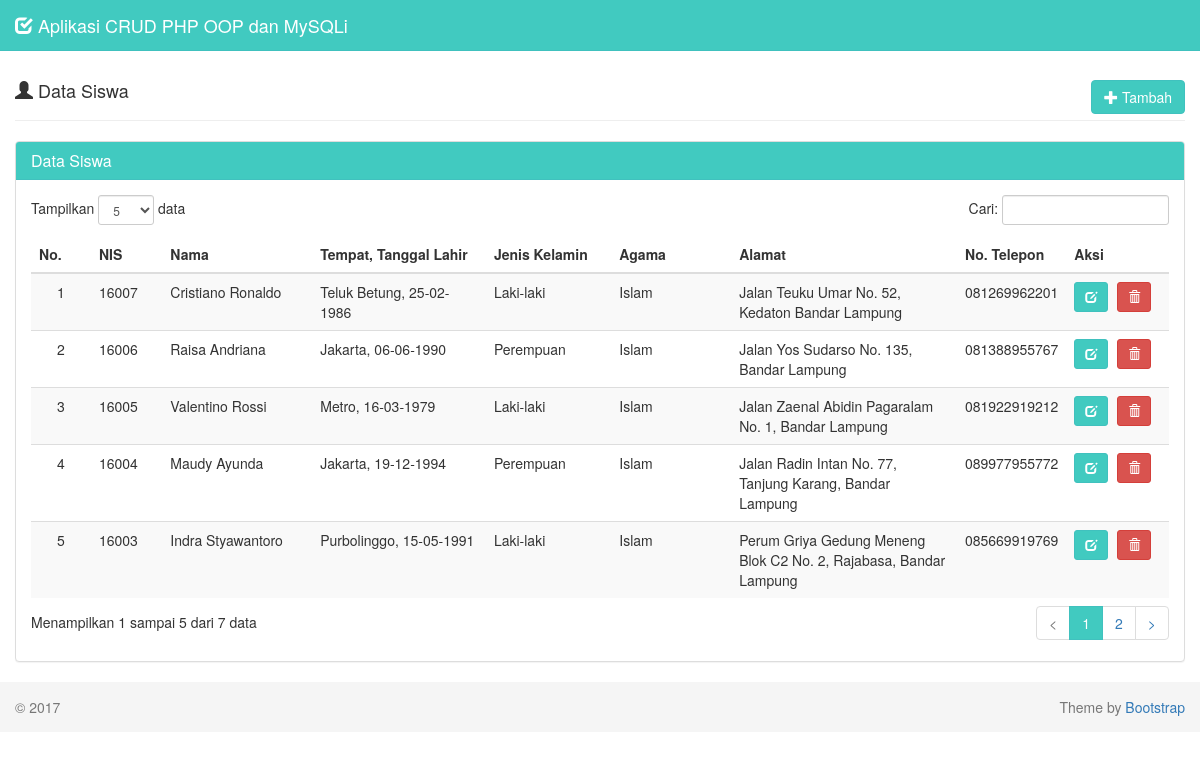
The page / on the database its author committed.
### tables this page shows
CREATE TABLE IF NOT EXISTS `db_siswa` (
  `nis` varchar(5) NOT NULL,
  `nama` varchar(30) NOT NULL,
  `tempat_lahir` varchar(30) NOT NULL,
  `tanggal_lahir` date NOT NULL,
  `jenis_kelamin` enum('Laki-laki','Perempuan') NOT NULL,
  `agama` varchar(20) NOT NULL,
  `alamat` varchar(100) NOT NULL,
  `no_telepon` varchar(12) NOT NULL,
  PRIMARY KEY (`nis`)
);

### siswa.php (called while the page is built, shortened)
<?php
class siswa {
    function view() {
        $db = new database();
        $mysqli = $db->connect();
        $sql = "SELECT * FROM db_siswa ORDER BY nis DESC";
        $result = $mysqli->query($sql);
        while ($data = $result->fetch_assoc()) {
            $hasil[] = $data;
        }
        return $hasil;
    }
}
?>

### tampil-data.php (the view, shortened to what this page needs)
<div class="row">
  <div class="col-md-12">
    <div class="page-header">
      <h4>
        <i class="glyphicon glyphicon-user"></i> Data Siswa
        <a class="btn btn-success pull-right" href="?page=tambah">
          <i class="glyphicon glyphicon-plus"></i> Tambah
        </a>
      </h4>
    </div>
    <div class="panel panel-default">
      <div class="panel-heading">
        <h3 class="panel-title">Data Siswa</h3>
      </div>
      <div class="panel-body">
        <table class="table table-striped table-hover" id="dataTables-example">
          <thead>
            <tr>
              <th>No.</th>
              <th>NIS</th>
              <th>Nama</th>
              <th>Tempat, Tanggal Lahir</th>
              <th>Jenis Kelamin</th>
              <th>Agama</th>
              <th>Alamat</th>
              <th>No. Telepon</th>
              <th>Aksi</th>
            </tr>
          </thead>
          <tbody>
          <?php
          require_once 'siswa.php';
          $siswa = new siswa();
          $result = $siswa->view();
          $no = 1;
          if (!empty($result)) {
            foreach($result as $data) {
              $tanggal        = $data['tanggal_lahir'];
              $tgl            = explode('-',$tanggal);
              $tanggal_lahir  = $tgl[2]."-".$tgl[1]."-".$tgl[0];
              echo "  <tr>
                    <td width='50' class='center'>$no</td>
                    <td width='60'>$data[nis]</td>
                    <td width='150'>$data[nama]</td>
                    <td width='180'>$data[tempat_lahir], $tanggal_lahir</td>
                    <td width='120'>$data[jenis_kelamin]</td>
                    <td width='120'>$data[agama]</td>
                    <td width='250'>$data[alamat]</td>
                    <td width='80'>$data[no_telepon]</td>
                    <td width='100'>
                      <div class=''>
                        <a data-toggle='tooltip' data-placement='top' title='Ubah' style='margin-right:5px' class='btn btn-success btn-sm' href='?page=ubah&id=$data[nis]'>
                          <i class='glyphicon glyphicon-edit'></i>
                        </a>";
          ?>
                        <a data-toggle="tooltip" data-placement="top" title="Hapus" class="btn btn-danger btn-sm" href="proses-hapus.php?id=<?php echo $data['nis'];?>" onclick="return confirm('Anda yakin ingin menghapus siswa <?php echo $data['nama']; ?>?');">
                          <i class="glyphicon glyphicon-trash"></i>
                        </a>
          <?php
              echo "
                      </div>
                    </td>
                  </tr>";
              $no++;
            }
          }
          ?>
          </tbody>
        </table>
      </div>
    </div>
  </div>
</div>

### index.php (shortened to what this page needs)
<!DOCTYPE html>
<html lang="en">
  <head>
    <link href="assets/css/bootstrap.min.css" rel="stylesheet">
    <link href="assets/css/datepicker.min.css" rel="stylesheet">
    <link href="assets/js/dataTables/css/dataTables.bootstrap.css" rel="stylesheet">
    <link href="assets/css/style.css" rel="stylesheet">
  </head>
  <body>
    <nav class="navbar navbar-default navbar-fixed-top">
      <div class="container-fluid">
        <div class="navbar-header">
          <a class="navbar-brand" href="index.php">
            <i class="glyphicon glyphicon-check"></i>
            Aplikasi CRUD PHP OOP dan MySQLi
          </a>
        </div>
      </div>
    </nav>
    <div class="container-fluid">
      <?php
      if (empty($_GET["page"])) {
        include "tampil-data.php";
      } elseif ($_GET['page'] == 'tambah') {
        include "form-tambah.php";
      } elseif ($_GET['page'] == 'ubah') {
        include "form-ubah.php";
      }
      ?>
    </div>
    <footer class="footer">
      <div class="container-fluid">
        <p class="text-muted pull-left">&copy; 2017</p>
        <p class="text-muted pull-right ">Theme by <a href="http://www.getbootstrap.com" target="_blank">Bootstrap</a></p>
      </div>
    </footer>
  </body>
</html>

### assets/css/style.css (style rules this page uses)
body { padding-top: 40px; }
.navbar-default { background-color: #41cac0; border-color: #40c1be; }
.navbar-default .navbar-brand { color: #f1f2f7; }
.container-fluid .text-muted { margin: 15px 0; }
.panel-default > .panel-heading { background-color: #41cac0; border-color: #40c1be; color: #fff; }
.btn-success { background-color: #41cac0; border-color: #40c1be; color: #fff; }
.footer { width: 100%; height: 50px; background-color: #f5f5f5; }
.center { text-align: center; }

### rows shown on the page
db_siswa: nis "16007", nama "Cristiano Ronaldo", tempat_lahir "Teluk Betung", tanggal_lahir "25-02-1986", jenis_kelamin "Laki-laki", agama "Islam", alamat "Jalan Teuku Umar No. 52, Kedaton Bandar Lampung", no_telepon "081269962201"
db_siswa: nis "16006", nama "Raisa Andriana", tempat_lahir "Jakarta", tanggal_lahir "06-06-1990", jenis_kelamin "Perempuan", agama "Islam", alamat "Jalan Yos Sudarso No. 135, Bandar Lampung", no_telepon "081388955767"
db_siswa: nis "16005", nama "Valentino Rossi", tempat_lahir "Metro", tanggal_lahir "16-03-1979", jenis_kelamin "Laki-laki", agama "Islam", alamat "Jalan Zaenal Abidin Pagaralam No. 1, Bandar Lampung", no_telepon "081922919212"
db_siswa: nis "16004", nama "Maudy Ayunda", tempat_lahir "Jakarta", tanggal_lahir "19-12-1994", jenis_kelamin "Perempuan", agama "Islam", alamat "Jalan Radin Intan No. 77, Tanjung Karang, Bandar Lampung", no_telepon "089977955772"
db_siswa: nis "16003", nama "Indra Styawantoro", tempat_lahir "Purbolinggo", tanggal_lahir "15-05-1991", jenis_kelamin "Laki-laki", agama "Islam", alamat "Perum Griya Gedung Meneng Blok C2 No. 2, Rajabasa, Bandar Lampung", no_telepon "085669919769"
